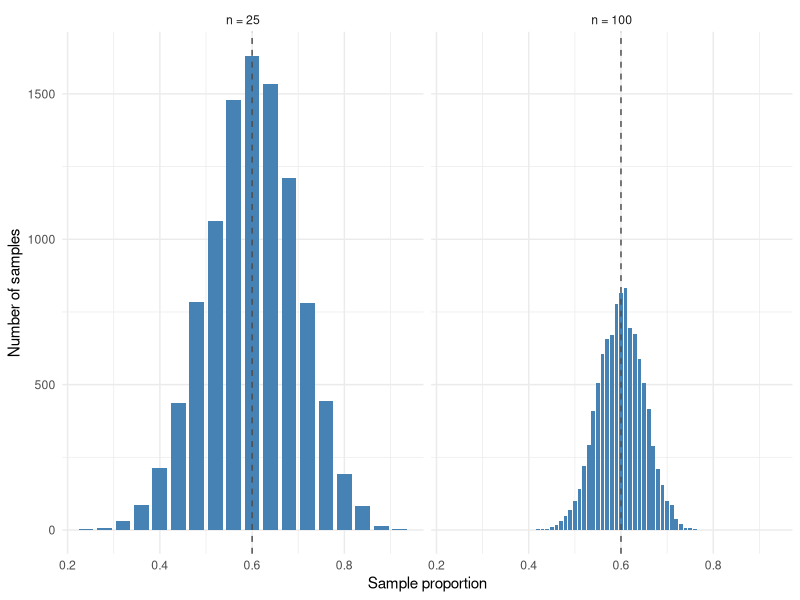
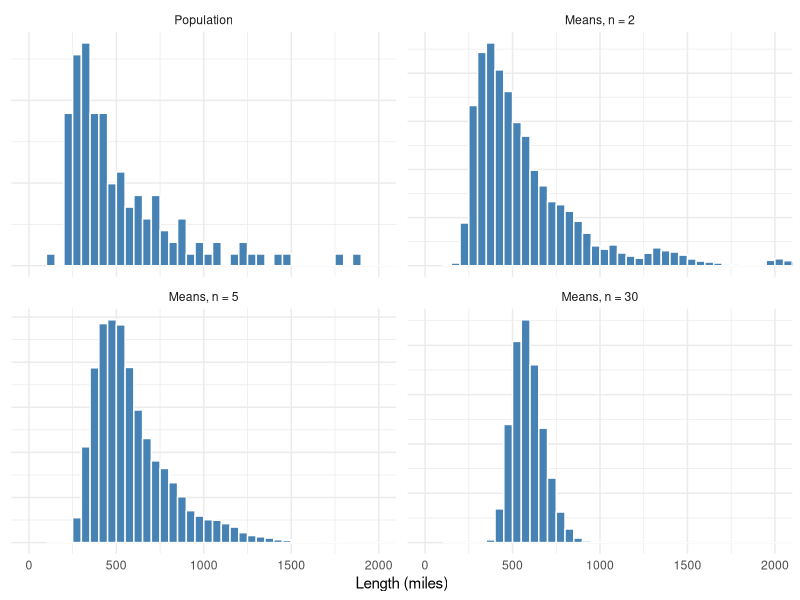

These charts were generated, in order, by the following R code:
## ---- chunk 1
#| label: setup-sampling
#| echo: false
library(ggplot2)
f4 <- function(x) sprintf("%.4f", x)
## ---- chunk 2
#| label: fig-phat
#| fig-cap: "Sample proportions from 10,000 simulated surveys of 25 students (left) and of 100 students (right), when the population proportion is $p = 0.6$."
#| echo: false
#| fig-width: 7
#| fig-height: 2.8
set.seed(2026)
reps <- 10000
phat <- rbind(
  data.frame(phat = rbinom(reps, 25, 0.6) / 25, n = "n = 25"),
  data.frame(phat = rbinom(reps, 100, 0.6) / 100, n = "n = 100"))
phat$n <- factor(phat$n, levels = c("n = 25", "n = 100"))
phat_sd <- tapply(phat$phat, phat$n, sd)
# p-hat takes only the values 0, 1/n, 2/n, ..., so plot a bar for each value
phat_counts <- as.data.frame(table(phat = phat$phat, n = phat$n))
phat_counts$phat <- as.numeric(as.character(phat_counts$phat))
phat_counts$width <- ifelse(phat_counts$n == "n = 25", 0.8 / 25, 0.8 / 100)
ggplot(subset(phat_counts, Freq > 0), aes(x = phat, y = Freq)) +
  geom_col(aes(width = width), fill = "steelblue") +
  geom_vline(xintercept = 0.6, linetype = "dashed", colour = "grey30") +
  facet_wrap(~n) +
  labs(x = "Sample proportion", y = "Number of samples") +
  theme_minimal()
## ---- chunk 3
#| label: fig-clt
#| fig-cap: "The central limit theorem in action. A strongly right-skewed population (river lengths, in miles) and the sampling distributions of sample means for samples of size 2, 5, and 30. The four rivers longer than 2,000 miles, and a few means of samples of size 2, are off the right edge."
#| echo: false
#| fig-width: 7
#| fig-height: 4.6
set.seed(141)
panel_names <- c("Population", "Means, n = 2", "Means, n = 5",
                 "Means, n = 30")
clt <- rbind(
  data.frame(value = rivers, panel = panel_names[1]),
  data.frame(value = replicate(reps, mean(sample(rivers, 2, replace = TRUE))),
             panel = panel_names[2]),
  data.frame(value = replicate(reps, mean(sample(rivers, 5, replace = TRUE))),
             panel = panel_names[3]),
  data.frame(value = replicate(reps, mean(sample(rivers, 30, replace = TRUE))),
             panel = panel_names[4]))
clt$panel <- factor(clt$panel, levels = panel_names)
ggplot(clt, aes(x = value)) +
  geom_histogram(aes(y = after_stat(density)), binwidth = 50, boundary = 0,
                 fill = "steelblue", colour = "white") +
  facet_wrap(~panel, scales = "free_y") +
  coord_cartesian(xlim = c(0, 2000)) +
  labs(x = "Length (miles)", y = NULL) +
  theme_minimal() +
  theme(axis.text.y = element_blank())
